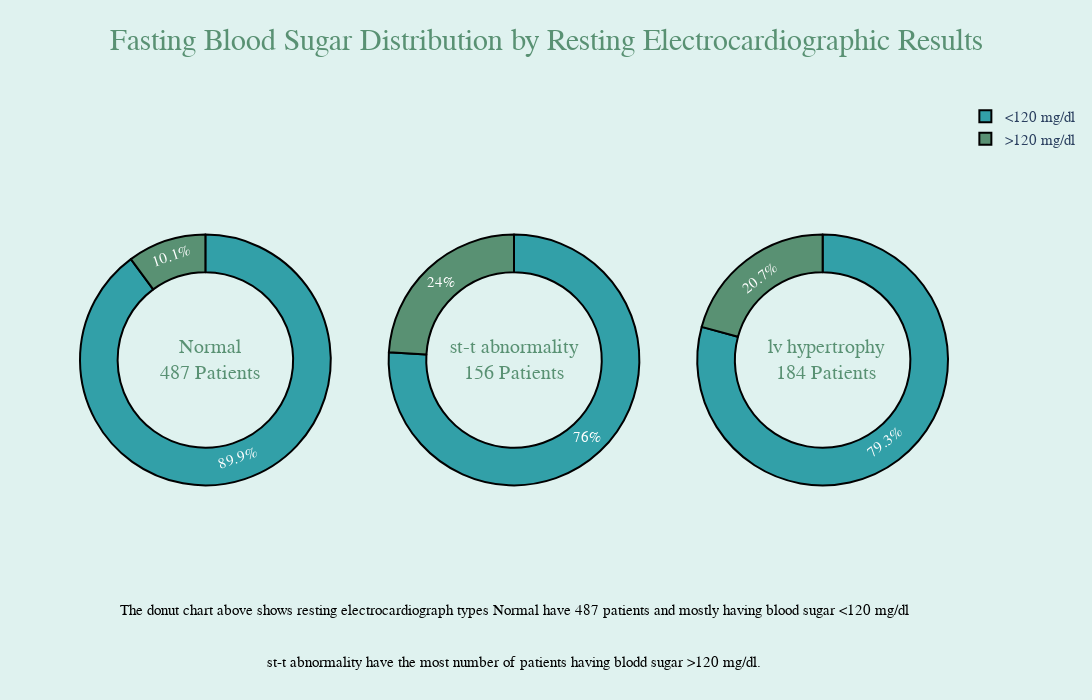

The notebook cell this image was saved under:
### Markdown cell above
7.7 | DONUT CHART OF FASTING BLOOD SUGAR W.R.T ECG GRAPH RESULTS(RESTECG)

### Code cell
bl_sugar = heart[['fast_blood_sugar', 'restecg']]
df1 = bl_sugar.groupby('restecg')['fast_blood_sugar'].value_counts().reset_index()
print(df1)
df1['fast_blood_sugar'] = df1['fast_blood_sugar'].replace({True: '>120 mg/dl', False: '<120 mg/dl'})
x = df1[df1['restecg']=='normal']
y = df1[df1['restecg']=='st-t abnormality']
z = df1[df1['restecg']=='lv hypertrophy']

# Create subplots: use 'domain' type for Pie subplot
fig = make_subplots(rows=1, cols=3, specs=[[{'type':'domain'}, {'type':'domain'}, {'type':'domain'}]])
fig.add_trace(go.Pie(labels=x['fast_blood_sugar'], values=x['count'], marker=dict(colors=['#32a0a8', '#599173'],
                                                                                                 line=dict(color='black', width=2))),1,1)
fig.add_trace(go.Pie(labels=y['fast_blood_sugar'], values=y['count'], marker=dict(colors=['#32a0a8', '#599173'],
                                                                                                          line=dict(color='black', width=2))),1,2)
fig.add_trace(go.Pie(labels=z['fast_blood_sugar'], values=z['count'],marker=dict(colors=['#32a0a8', '#599173']
                                                                                                        ,line=dict(color='black', width=2))),1,3)
fig.update_traces(hole=.7, hoverinfo="label+percent+name", textfont=dict(color='white'))
fig.update_layout(paper_bgcolor='#dff2ef', plot_bgcolor='#dff2ef', title_text="Fasting Blood Sugar Distribution by Resting Electrocardiographic Results", title_x=0.5, 
                  title_font_family="Calibri", title_font_color='#599173', title_font_size=30, font_family="Calibri", font_size=15, width=1200, height=700,
                  annotations=[dict(text='Normal<br>487 Patients', x=0.09, y=0.5, font_size=20, showarrow=False, font=dict(family='Arial', color='#599173')),
                   dict(text='st-t abnormality<br>156 Patients', x=0.5, y=0.5, font_size=20, showarrow=False, font=dict(family='Arial', color='#599173')),
                   dict(text='lv hypertrophy<br>184 Patients', x=0.93, y=0.5, font_size=20, showarrow=False, font=dict(family='Arial', color='#599173')),
                   dict(text='The donut chart above shows resting electrocardiograph types Normal have 487 patients and mostly having blood sugar <120 mg/dl', x=0.5, y=0, 
                        font_size=15, showarrow=False, font=dict(family='Arial)', color='#000000')),
                   dict(text='st-t abnormality have the most number of patients having blodd sugar >120 mg/dl.', x=0.5, y=-0.1, 
                        font_size=15, showarrow=False, font=dict(family='Arial)', color='#000000'))])

### Figure 1 — Plotly figure (JSON) as saved in the notebook; plotly's stock layout.template omitted (floating-point values rounded to 4 significant figures)
{"data": [{"domain": {"x": [0, 0.2889], "y": [0, 1]}, "hole": 0.7, "hoverinfo": "label+percent+name", "labels": ["<120 mg/dl", ">120 mg/dl"], "marker": {"colors": ["#32a0a8", "#599173"], "line": {"color": "black", "width": 2}}, "textfont": {"color": "white"}, "type": "pie", "values": [497, 56]}, {"domain": {"x": [0.3556, 0.6444], "y": [0, 1]}, "hole": 0.7, "hoverinfo": "label+percent+name", "labels": ["<120 mg/dl", ">120 mg/dl"], "marker": {"colors": ["#32a0a8", "#599173"], "line": {"color": "black", "width": 2}}, "textfont": {"color": "white"}, "type": "pie", "values": [136, 43]}, {"domain": {"x": [0.7111, 1], "y": [0, 1]}, "hole": 0.7, "hoverinfo": "label+percent+name", "labels": ["<120 mg/dl", ">120 mg/dl"], "marker": {"colors": ["#32a0a8", "#599173"], "line": {"color": "black", "width": 2}}, "textfont": {"color": "white"}, "type": "pie", "values": [149, 39]}], "layout": {"annotations": [{"font": {"color": "#599173", "family": "Arial", "size": 20}, "showarrow": false, "text": "Normal<br>487 Patients", "x": 0.09, "y": 0.5}, {"font": {"color": "#599173", "family": "Arial", "size": 20}, "showarrow": false, "text": "st-t abnormality<br>156 Patients", "x": 0.5, "y": 0.5}, {"font": {"color": "#599173", "family": "Arial", "size": 20}, "showarrow": false, "text": "lv hypertrophy<br>184 Patients", "x": 0.93, "y": 0.5}, {"font": {"color": "#000000", "family": "Arial)", "size": 15}, "showarrow": false, "text": "The donut chart above shows resting electrocardiograph types Normal have 487 patients and mostly having blood sugar <120 mg/dl", "x": 0.5, "y": 0}, {"font": {"color": "#000000", "family": "Arial)", "size": 15}, "showarrow": false, "text": "st-t abnormality have the most number of patients having blodd sugar >120 mg/dl.", "x": 0.5, "y": -0.1}], "font": {"family": "Calibri", "size": 15}, "height": 700, "paper_bgcolor": "#dff2ef", "plot_bgcolor": "#dff2ef", "title": {"font": {"color": "#599173", "family": "Calibri", "size": 30}, "text": "Fasting Blood Sugar Distribution by Resting Electrocardiographic Results", "x": 0.5}, "width": 1200}}
